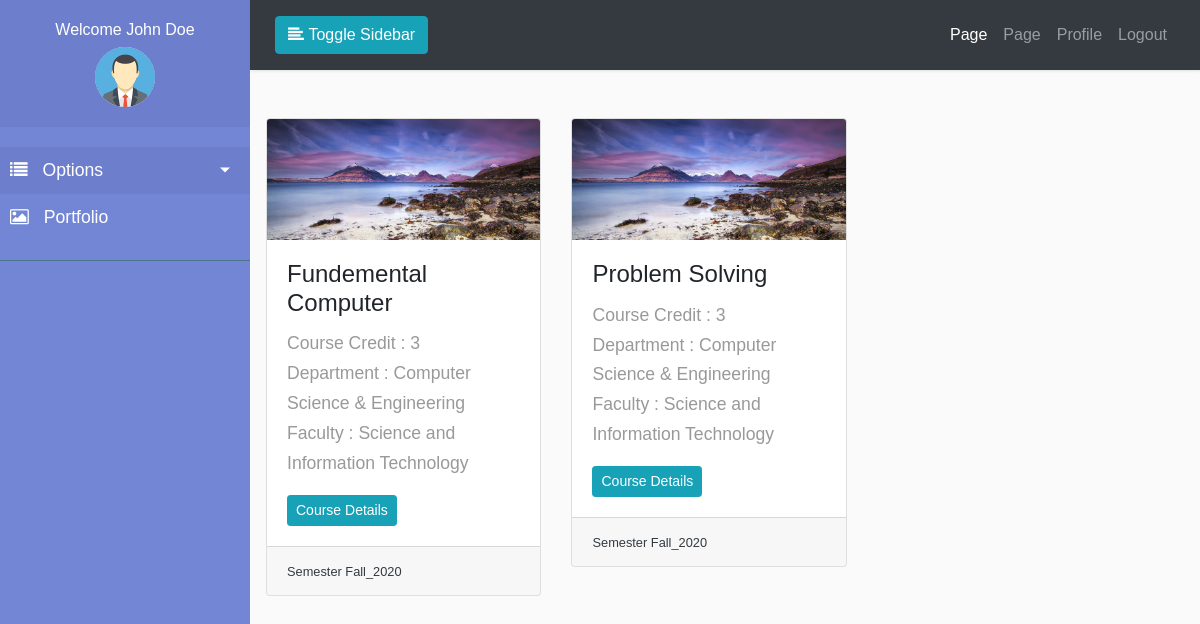
The page /course/teacher/courses/ (signed in) on the database its author committed.
### accounts/models.py (models this page shows, shortened)
class Profile(models.Model):
    USERTYPE_CHOICES = (
        ('0', 'Teacher'),
        ('1', 'Student'),
    )
    user = models.OneToOneField(
        User, on_delete=models.CASCADE, related_name='user_profile')
    profile_pic = models.ImageField(
        upload_to="profile/%Y/%m/%d/", default="profile/default.png")
    phone_number = models.CharField(max_length=15, default='01xxxxxxxxxx')
    address = models.CharField(default='Your Address', max_length=255)
    bio = models.TextField(default='Your Bio')
    user_type = models.CharField(max_length=10, choices=USERTYPE_CHOICES)
    email_confirmed = models.BooleanField(default=False)
    active = models.BooleanField(default=False)

### course/models.py (models this page shows, shortened)
class AssignTeacher(models.Model):
    course = models.ForeignKey(
        Course, on_delete=models.CASCADE, related_name='course_teacher')
    teachers = models.ManyToManyField(Teacher, related_name='teacher_courses')

class Course(models.Model):
    semester = models.ForeignKey(
        Semester, on_delete=models.CASCADE, related_name='semester_courses')
    department = models.ForeignKey(
        Department, on_delete=models.CASCADE, related_name='department_courses')
    course_name = models.CharField(max_length=150)
    course_code = models.CharField(max_length=150)
    course_image = models.ImageField(upload_to="course/%Y/%m/%d/")
    course_credit = models.IntegerField()

### programs/models.py (models this page shows, shortened)
class Department(models.Model):
    faculty = models.ForeignKey(
        Faculty, on_delete=models.CASCADE, related_name='faculty_department', verbose_name='Department Name')
    department_name = models.CharField(
        max_length=150, verbose_name='Program Name')
    class Meta():
        verbose_name = "Program"
        verbose_name_plural = "Program"

class Faculty(models.Model):
    faculty_name = models.CharField(
        max_length=150, verbose_name='Department Name')
    class Meta():
        verbose_name = "Department"
        verbose_name_plural = "Department"

### session/models.py (models this page shows, shortened)
class Semester(models.Model):
	semester_name = models.CharField(max_length=50)
	semester_year = models.CharField(max_length=50)
	semester_full_name = models.CharField(max_length=150)
	active = models.BooleanField(default=False)

### course/views.py (the view)
# urls.py: path('teacher/courses/', views.TeacherCourses.as_view(), name="teacher_courses"),
class TeacherCourses(AictiveTeacherRequiredMixin, View):
    def get(self, request, *args, **kwargs):
        teacher = get_object_or_404(Teacher, teacher=request.user.id)
        teacher_courses = request.user.user_teacher.teacher_courses.filter(
            teachers=teacher)
        context = {
            'title': 'My Courses',
            'teacher_courses': teacher_courses
        }
        return render(request, 'accounts/teacher/teacher_courses.html', context)

### accounts/mixins.py (called while the page is built)
	def dispatch(self, request, *args, **kwargs):
		if request.user.is_authenticated and request.user.user_profile.active and request.user.user_profile.user_type=='0':
			return super().dispatch(request, *args, **kwargs)
		else:
			messages.error(request, ('Sorry You Are Not Teacher'))
			return redirect('accounts:login')

### templates/accounts/teacher/teacher_courses.html (shortened to what this page needs)
{% extends "dash_base.html" %}
{% block sidebar %}
    {% include '../../partials/teacher/_sidebar.html' %}
{% endblock sidebar %}
{% block maincontent %}
<div class="container m-2 p-2">
	<div class="row">
		<div class="col-md-12">
			<div class="row">
				{% for course in teacher_courses %}
				<div class="col-md-4">
					<div class="card">
						<img class="card-img-top" src="{{course.course.course_image.url}}">
						<div class="card-body">
							<h4 class="card-title">{{course.course.course_name}}</h4>
							<p class="card-text">
								Course Credit : {{course.course.course_credit}} <br>
								Department : {{course.course.department.department_name}} <br>
								Faculty : {{ course.course.department.faculty.faculty_name }}
							</p>
							<a href="{% url 'course:teacher_course_details' course_id=course.course.id semester_id=course.course.semester.id %}" class="card-link btn-sm btn btn-info">Course Details</a>
						</div>
						<div class="card-footer">
							<small class="text-dark">Semester {{course.course.semester.semester_full_name}}</small>
						</div>
					</div>
				</div>
				{% endfor %}
			</div>
		</div>
	</div>
</div>
{% endblock maincontent %}

### templates/dash_base.html (shortened to what this page needs)
{% load static %}
<!doctype html>
<html lang="en">
<head>
	{% include 'partials/_css.html' %}
</head>
<body>
	<div class="wrapper">
		{% block sidebar %}
        {% endblock sidebar %}
		<div id="content">
            <nav class="navbar navbar-expand-lg navbar-dark bg-dark">
                <div class="container-fluid">
                    <button type="button" id="sidebarCollapse" class="btn btn-info">
                        <i class="fa fa-align-left"></i>
                        <span>Toggle Sidebar</span>
                    </button>
                    <div class="collapse navbar-collapse" id="navbarSupportedContent">
                        <ul class="nav navbar-nav ml-auto">
                            <li class="nav-item active">
                                <a class="nav-link" href="#">Page</a>
                            </li>
                            <li class="nav-item">
                                <a class="nav-link" href="#">Page</a>
                            </li>
                            <li class="nav-item">
                                <a class="nav-link" href="{% url 'accounts:my_profile' %}">Profile</a>
                            </li>
                            <li class="nav-item">
                                <a class="nav-link" href="{% url 'accounts:logout' %}">Logout</a>
                            </li>
                        </ul>
                    </div>
                </div>
            </nav>
            {% block maincontent %}
            {% endblock maincontent %}
        </div>
    </div>
</body>
</html>

### templates/partials/_css.html
{% load static %}
<link rel="stylesheet" href="{% static 'front/css/bootstrap.min.css' %}"/>
<link rel="stylesheet" href="https://stackpath.bootstrapcdn.com/font-awesome/4.7.0/css/font-awesome.min.css" />
<link rel="stylesheet" href="{% static 'front/css/style.css' %}"/>

### templates/partials/teacher/_sidebar.html (shortened to what this page needs)
{% load static %}
<nav id="sidebar">
            <div class="sidebar-header text-center">
                <h6>Welcome {{user.get_full_name}}</h6>
                <img src="{{user.user_profile.profile_pic.url}}" alt="" width="60px" class="rounded-circle text-center">
            </div>
            <ul class="list-unstyled components">
                <li class="active">
                    <a href="#homeSubmenu" data-toggle="collapse" aria-expanded="false" class="dropdown-toggle">
                        <i class="fa fa-list"></i>
                        Options
                    </a>
                </li>
                <li>
                    <a href="#">
                        <i class="fa fa-image"></i>
                        Portfolio
                    </a>
                </li>
            </ul>
            <ul class="list-unstyled CTAs">
            </ul>
        </nav>

### templates/partials/_js.html (shortened to what this page needs)
{% load static %}

### myproject/static/front/css/style.css (style rules this page uses)
body { font-family: 'Poppins', sans-serif; background: #fafafa; }
p { font-family: 'Poppins', sans-serif; font-size: 1.1em; font-weight: 300; line-height: 1.7em; color: #999; }
a, a:hover, a:focus { color: inherit; text-decoration: none; transition: all 0.3s; }
.navbar { padding: 15px 10px; background: #fff; border: none; border-radius: 0; margin-bottom: 40px; box-shadow: 1px 1px 3px rgba(0, 0, 0, 0.1); }
i, span { display: inline-block; }
.wrapper { display: flex; align-items: stretch; }
#sidebar { min-width: 250px; max-width: 250px; background: #7386D5; color: #fff; transition: all 0.3s; }
#sidebar ul li a { text-align: left; }
#sidebar .sidebar-header { padding: 20px; background: #6d7fcc; }
#sidebar ul.components { padding: 20px 0; border-bottom: 1px solid #47748b; }
#sidebar ul li a { padding: 10px; font-size: 1.1em; display: block; }
#sidebar ul li a i { margin-right: 10px; }
#sidebar ul li.active>a, a[aria-expanded="true"] { color: #fff; background: #6d7fcc; }
a[data-toggle="collapse"] { position: relative; }
.dropdown-toggle::after { display: block; position: absolute; top: 50%; right: 20px; transform: translateY(-50%); }
ul.CTAs { padding: 20px; }
#content { width: 100%; min-height: 100vh; transition: all 0.3s; }
.container { max-width: 95% !important; }

### rows shown on the page
AssignTeacher: course.course_image (picture), course.course_name "Fundemental Computer", course.course_credit "3", course.department.department_name "Computer Science & Engineering", course.department.faculty.faculty_name "Science and Information Technology", course.semester.semester_full_name "Fall_2020"
AssignTeacher: course.course_image (picture), course.course_name "Problem Solving", course.course_credit "3", course.department.department_name "Computer Science & Engineering", course.department.faculty.faculty_name "Science and Information Technology", course.semester.semester_full_name "Fall_2020"

### other values the page prints
{{ user.get_full_name }} "John Doe"
